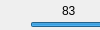
      <widget class="QWidget" name="yellow_page">
       <property name="geometry">
        <rect>
         <x>0</x>
         <y>0</y>
         <width>100</width>
         <height>30</height>
        </rect>
       </property>
       <attribute name="label">
        <string>Yellow</string>
       </attribute>
       <widget class="QSlider" name="yellow_min_val_slider">
        <property name="geometry">
         <rect>
          <x>31</x>
          <y>150</y>
          <width>220</width>
          <height>29</height>
         </rect>
        </property>
        <property name="maximum">
         <number>255</number>
        </property>
        <property name="value">
         <number>255</number>
        </property>
        <property name="orientation">
         <enum>Qt::Horizontal</enum>
        </property>
       </widget>
       <widget class="QSlider" name="yellow_max_val_slider">
        <property name="geometry">
         <rect>
          <x>31</x>
          <y>171</y>
          <width>220</width>
          <height>29</height>
         </rect>
        </property>
        <property name="maximum">
         <number>255</number>
        </property>
        <property name="value">
         <number>255</number>
        </property>
        <property name="orientation">
         <enum>Qt::Horizontal</enum>
        </property>
       </widget>
       <widget class="QLabel" name="yellow_val_label">
        <property name="geometry">
         <rect>
          <x>115</x>
          <y>140</y>
          <width>41</width>
          <height>17</height>
         </rect>
        </property>
        <property name="text">
         <string>&lt; Val &lt;</string>
        </property>
       </widget>
       <widget class="QLabel" name="yellow_min_hue_label">
        <property name="geometry">
         <rect>
          <x>62</x>
          <y>2</y>
          <width>41</width>
          <height>17</height>
         </rect>
        </property>
        <property name="text">
         <string>83</string>
        </property>
       </widget>
       <widget class="QSlider" name="yellow_max_hue_slider">
        <property name="geometry">
         <rect>
          <x>30</x>
          <y>31</y>
          <width>220</width>
          <height>29</height>
         </rect>
        </property>
        <property name="maximum">
         <number>180</number>
        </property>
        <property name="value">
         <number>85</number>
        </property>
        <property name="orientation">
         <enum>Qt::Horizontal</enum>
        </property>
       </widget>
       <widget class="QLabel" name="yellow_hue_label">
        <property name="geometry">
         <rect>
          <x>114</x>
          <y>0</y>
          <width>41</width>
          <height>17</height>
         </rect>
        </property>
        <property name="text">
         <string>&lt; Hue &lt;</string>
        </property>
       </widget>
       <widget class="QLabel" name="yellow_max_sat_label">
        <property name="geometry">
         <rect>
          <x>174</x>
          <y>63</y>
          <width>41</width>
          <height>17</height>
         </rect>
        </property>
        <property name="text">
         <string>271</string>
        </property>
       </widget>
       <widget class="QSlider" name="yellow_max_sat_slider">
        <property name="geometry">
         <rect>
          <x>30</x>
          <y>93</y>
          <width>220</width>
          <height>29</height>
         </rect>
        </property>
        <property name="maximum">
         <number>255</number>
        </property>
        <property name="value">
         <number>255</number>
        </property>
        <property name="orientation">
         <enum>Qt::Horizontal</enum>
        </property>
       </widget>
       <widget class="QLabel" name="yellow_min_sat_label">
        <property name="geometry">
         <rect>
          <x>62</x>
          <y>64</y>
          <width>41</width>
          <height>17</height>
         </rect>
        </property>
        <property name="text">
         <string>198</string>
        </property>
       </widget>
       <widget class="QLabel" name="yellow_sat_label">
        <property name="geometry">
         <rect>
          <x>114</x>
          <y>62</y>
          <width>41</width>
          <height>17</height>
         </rect>
        </property>
        <property name="text">
         <string>&lt; Sat &lt;</string>
        </property>
       </widget>
       <widget class="QLabel" name="yellow_max_hue_label">
        <property name="geometry">
         <rect>
          <x>174</x>
          <y>1</y>
          <width>41</width>
          <height>17</height>
         </rect>
        </property>
        <property name="text">
         <string>85</string>
        </property>
       </widget>
       <widget class="QLabel" name="yellow_max_val_label">
        <property name="geometry">
         <rect>
          <x>174</x>
          <y>141</y>
          <width>41</width>
          <height>17</height>
         </rect>
        </property>
        <property name="text">
         <string>255</string>
        </property>
       </widget>
       <widget class="QSlider" name="yellow_min_sat_slider">
        <property name="geometry">
         <rect>
          <x>30</x>
          <y>72</y>
          <width>220</width>
          <height>29</height>
         </rect>
        </property>
        <property name="maximum">
         <number>255</number>
        </property>
        <property name="value">
         <number>198</number>
        </property>
        <property name="orientation">
         <enum>Qt::Horizontal</enum>
        </property>
       </widget>
       <widget class="QLabel" name="yellow_min_val_label">
        <property name="geometry">
         <rect>
          <x>63</x>
          <y>142</y>
          <width>41</width>
          <height>17</height>
         </rect>
        </property>
        <property name="text">
         <string>255</string>
        </property>
       </widget>
       <widget class="QSlider" name="yellow_min_hue_slider">
        <property name="geometry">
         <rect>
          <x>30</x>
          <y>10</y>
          <width>220</width>
          <height>29</height>
         </rect>
        </property>
        <property name="maximum">
         <number>180</number>
        </property>
        <property name="value">
         <number>83</number>
        </property>
        <property name="orientation">
         <enum>Qt::Horizontal</enum>
        </property>
       </widget>
      </widget>
